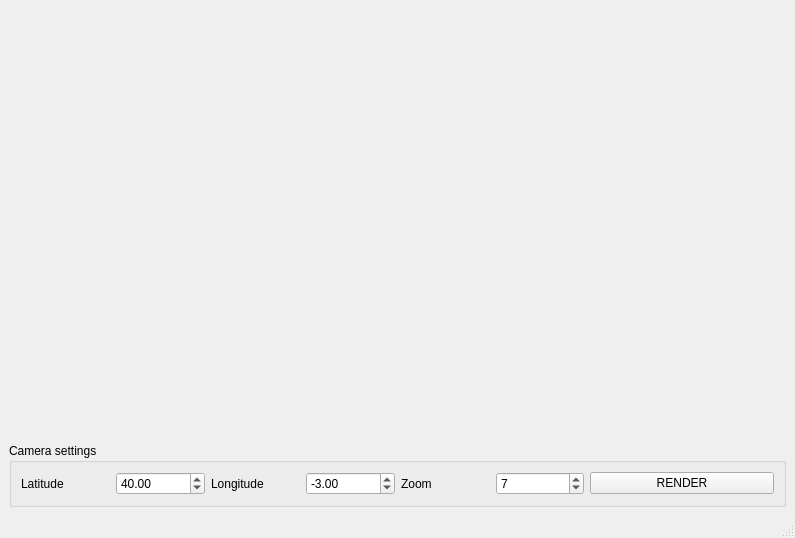
<?xml version="1.0" encoding="UTF-8"?>
<ui version="4.0">
 <class>MainWindow</class>
 <widget class="QMainWindow" name="MainWindow">
  <property name="geometry">
   <rect>
    <x>0</x>
    <y>0</y>
    <width>795</width>
    <height>538</height>
   </rect>
  </property>
  <property name="windowTitle">
   <string>MainWindow</string>
  </property>
  <widget class="QWidget" name="centralwidget">
   <layout class="QGridLayout" name="gridLayout">
    <item row="0" column="0">
     <widget class="MapView" name="mapView" native="true">
      <property name="sizePolicy">
       <sizepolicy hsizetype="Preferred" vsizetype="Minimum">
        <horstretch>0</horstretch>
        <verstretch>0</verstretch>
       </sizepolicy>
      </property>
     </widget>
    </item>
    <item row="1" column="0">
     <widget class="QGroupBox" name="groupBox">
      <property name="sizePolicy">
       <sizepolicy hsizetype="Preferred" vsizetype="Maximum">
        <horstretch>0</horstretch>
        <verstretch>0</verstretch>
       </sizepolicy>
      </property>
      <property name="title">
       <string>Camera settings</string>
      </property>
      <layout class="QHBoxLayout" name="horizontalLayout_4">
       <item>
        <layout class="QHBoxLayout" name="horizontalLayout">
         <item>
          <widget class="QLabel" name="label">
           <property name="text">
            <string>Latitude</string>
           </property>
          </widget>
         </item>
         <item>
          <widget class="QDoubleSpinBox" name="camLat">
           <property name="minimum">
            <double>-90.000000000000000</double>
           </property>
           <property name="maximum">
            <double>90.000000000000000</double>
           </property>
           <property name="value">
            <double>40.000000000000000</double>
           </property>
          </widget>
         </item>
        </layout>
       </item>
       <item>
        <layout class="QHBoxLayout" name="horizontalLayout_2">
         <item>
          <widget class="QLabel" name="label_2">
           <property name="text">
            <string>Longitude</string>
           </property>
          </widget>
         </item>
         <item>
          <widget class="QDoubleSpinBox" name="camLon">
           <property name="minimum">
            <double>-180.000000000000000</double>
           </property>
           <property name="maximum">
            <double>180.000000000000000</double>
           </property>
           <property name="value">
            <double>-3.000000000000000</double>
           </property>
          </widget>
         </item>
        </layout>
       </item>
       <item>
        <layout class="QHBoxLayout" name="horizontalLayout_3">
         <item>
          <widget class="QLabel" name="label_3">
           <property name="text">
            <string>Zoom</string>
           </property>
          </widget>
         </item>
         <item>
          <widget class="QSpinBox" name="camZoom">
           <property name="maximum">
            <number>20</number>
           </property>
           <property name="value">
            <number>7</number>
           </property>
          </widget>
         </item>
        </layout>
       </item>
       <item>
        <widget class="QPushButton" name="renderBtn">
         <property name="text">
          <string>RENDER</string>
         </property>
        </widget>
       </item>
      </layout>
     </widget>
    </item>
   </layout>
  </widget>
  <widget class="QStatusBar" name="statusbar"/>
 </widget>
 <customwidgets>
  <customwidget>
   <class>MapView</class>
   <extends>QWidget</extends>
   <header location="global">mapview.h</header>
   <container>1</container>
  </customwidget>
 </customwidgets>
 <resources/>
 <connections/>
</ui>
